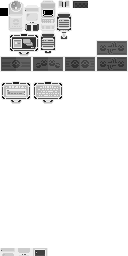
#> input picture assets/tilesets/primary_building/tiles.png, 128 x 256 px
$ python preview_metatiles.py
#> lines starting #> are read from the running program, lines starting #| are printed output that depends on the picture
#!/usr/bin/env python3
"""
生成 metatile 预览图集（带编号标签），方便手工挑选建筑图块。
用法：python3 tools/preview_metatiles.py
输出：
  assets/maps/preview_building_metatiles.png   — primary_building 全部 metatile
  assets/maps/preview_pokemon_center_metatiles.png — secondary_pokemon_center 全部 metatile
"""
import urllib.request, struct
import numpy as np
from pathlib import Path
from PIL import Image, ImageDraw, ImageFont

GAME_ROOT = Path(__file__).parent.parent
BLD_DIR   = GAME_ROOT / 'assets/tilesets/primary_building'
CTR_DIR   = GAME_ROOT / 'assets/tilesets/secondary_pokemon_center'
OUT_BLD   = GAME_ROOT / 'assets/maps/preview_building_metatiles.png'
OUT_CTR   = GAME_ROOT / 'assets/maps/preview_pokemon_center_metatiles.png'
CACHE_BLD = Path(__file__).parent / '_bld_meta.bin'
CACHE_CTR = Path(__file__).parent / '_ctr_meta.bin'

BASE_URL  = 'https://raw.githubusercontent.com/pret/pokeemerald/master'
TILE_PX   = 8
META_PX   = 16
COLS      = 16   # 每行几个 metatile

def dl(url):
    return urllib.request.urlopen(url, timeout=15).read()

# [11 lines left out: function parse_pal, not called in this run]

def load_pals(pal_dir):
    return [parse_pal(pal_dir / 'palettes' / f'{i:02d}.pal')
            if (pal_dir / 'palettes' / f'{i:02d}.pal').exists()
            else [(0, 0, 0)] * 16
            for i in range(16)]

def make_combined_indoor(bld_pals, ctr_pals):
    combined = []
    for N in range(16):
        if N < 6:
            combined.extend(bld_pals[N][:16])
        else:
            combined.extend(ctr_pals[N][:16])
    return combined

# [61 lines left out: functions get_tile_rgba, render_metatile, not called in this run]

CELL_SIZE = META_PX * 3 + 14   # 放大3倍 + 编号文字区域

# [26 lines left out: function make_preview, not called in this run]

def main():
    print('加载 primary_building tileset...')
    bld_pals = load_pals(BLD_DIR)
    ctr_pals = load_pals(CTR_DIR)
    bld_img  = Image.open(BLD_DIR / 'tiles.png')
#> bld_img is the input picture: PIL image 128x256 P; min 0, max 255, mean 233.6
    ctr_img  = Image.open(CTR_DIR / 'tiles.png')
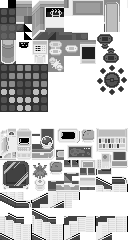
#> input picture assets/tilesets/secondary_pokemon_center/tiles.png, 128 x 240 px
#> ctr_img is the input picture: PIL image 128x240 P; min 0, max 255, mean 191.1
    bld_arr  = np.array(bld_img)
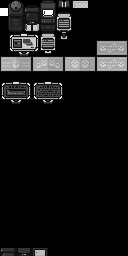
#> bld_arr: shape (256, 128); min 0, max 15, mean 1.25; drawn with min black and max white
    ctr_arr  = np.array(ctr_img)
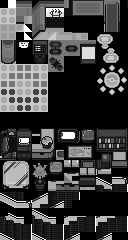
#> ctr_arr: shape (240, 128); min 0, max 15, mean 3.75; drawn with min black and max white
    bld_cols = bld_img.width // TILE_PX
#> bld_cols = 16
    ctr_cols = ctr_img.width // TILE_PX
#> ctr_cols = 16

    combined_bld = []
    for N in range(16):
        combined_bld.extend(bld_pals[N][:16])

    combined_ctr = make_combined_indoor(bld_pals, ctr_pals)

    def load_meta(cache, url_path):
        if cache.exists():
            print(f'  使用缓存：{cache.name}')
            return cache.read_bytes()
        print(f'  下载 {url_path}...')
        data = dl(f'{BASE_URL}/{url_path}')
        cache.write_bytes(data)
        return data

    bld_meta = load_meta(CACHE_BLD, 'data/tilesets/primary/building/metatiles.bin')
    ctr_meta = load_meta(CACHE_CTR, 'data/tilesets/secondary/pokemon_center/metatiles.bin')

    print(f'primary_building: {len(bld_meta)//16} 个metatile')
    print(f'secondary_pokemon_center: {len(ctr_meta)//16} 个metatile')

    print('生成 primary_building 预览...')
    make_preview(bld_meta, bld_arr, bld_cols, combined_bld,
                 'primary_building', OUT_BLD)

    print('生成 secondary_pokemon_center 预览...')
    make_preview(ctr_meta, ctr_arr, ctr_cols, combined_ctr,
                 'secondary_pokemon_center', OUT_CTR, is_secondary=True)

if __name__ == '__main__':
    main()
#> (the call stopped at in dl, `return urllib.request.urlopen(url, timeout=15).read()`: the network is not available in this run)
